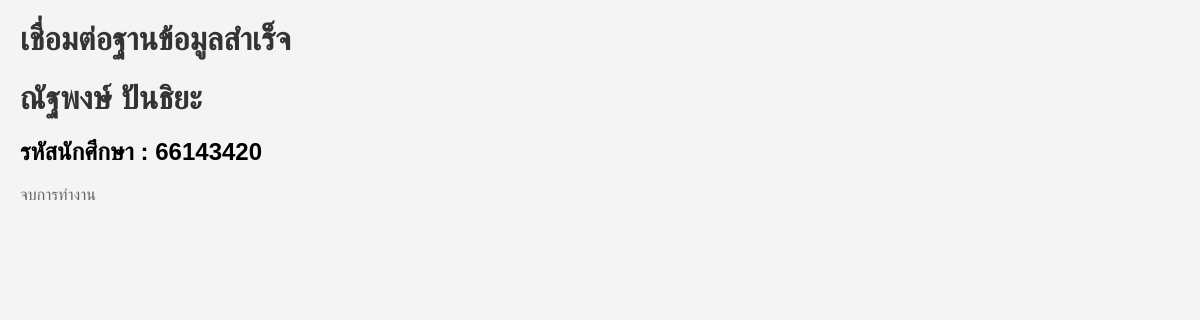
/SQL/zismaildev/dbconnect.php, run on an earlier commit of the app's database.
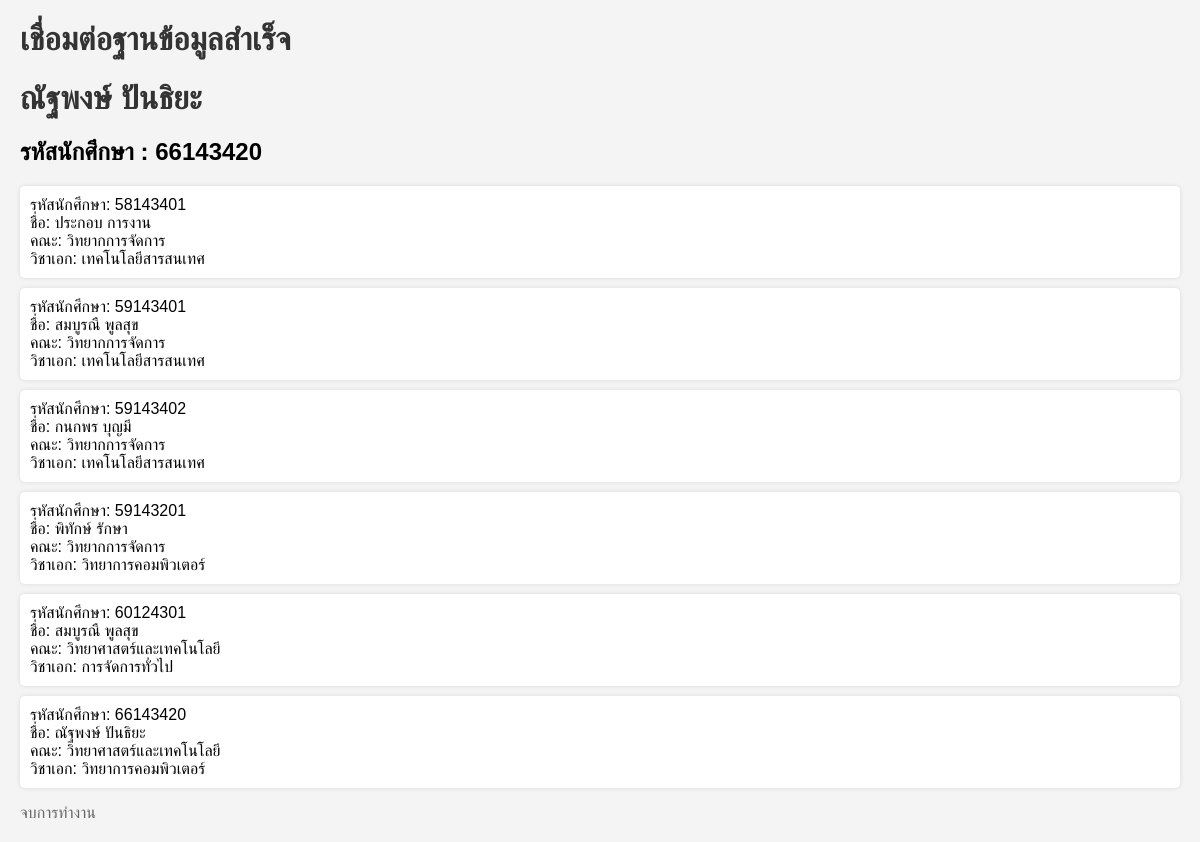
And on a later commit of the database.
### tables this page shows
CREATE TABLE IF NOT EXISTS `student420` (
  `Stu_id` char(8) NOT NULL,
  `Stu_name` varchar(30) NOT NULL,
  `Major_id` tinyint(3) NOT NULL,
  `Faculty_id` tinyint(1) NOT NULL,
  PRIMARY KEY (`Stu_id`)
);

CREATE TABLE IF NOT EXISTS `faculty420` (
  `faculty_id` int(4) NOT NULL,
  `faculty_name` varchar(50) DEFAULT NULL,
  PRIMARY KEY (`faculty_id`)
);

CREATE TABLE IF NOT EXISTS `major420` (
  `major_id` tinyint(1) NOT NULL,
  `major_name` varchar(30) DEFAULT NULL,
  PRIMARY KEY (`major_id`)
);

### SQL/zismaildev/dbconnect.php (the view, shortened to what this page needs)
<!DOCTYPE html>
<html lang="en">
<head>
    <link rel="stylesheet" href="style.css">
</head>
<body>
<?php
    $con = mysqli_connect("localhost", "root", "", "registration420") or die("เกิดข้อผิดพลาดเกิดขึ้น");
    if ($con) {
        echo "<h1>เชื่อมต่อฐานข้อมูลสำเร็จ</h1>";
        echo "<h1>ณัฐพงษ์ ปันธิยะ</h1>";
        echo "<h2>รหัสนักศึกษา : 66143420</h2>";
    }
    mysqli_set_charset($con, 'utf8');
    $sql = "SELECT s.stu_id, s.stu_name, s.major_id, m.major_name, s.faculty_id, f.faculty_name FROM student420 s INNER JOIN major420 m ON s.major_id = m.major_id INNER JOIN faculty420 f ON s.Faculty_id = f.faculty_id;";
    $result = mysqli_query($con, $sql);
    while ($dbarray = mysqli_fetch_array($result)) {
        echo '<div class="product">';
        echo "รหัสนักศึกษา: " . $dbarray['stu_id'] . "<br>ชื่อ: " . $dbarray['stu_name'] .  "<br>คณะ: " . $dbarray['faculty_name'] . "<br>วิชาเอก: " . $dbarray['major_name'] ;
        echo '</div>';
    }
    echo "<p>จบการทำงาน</p>";
?>
</body>
</html>

### SQL/zismaildev/style.css (style rules this page uses)
body { padding: 0; font-family: Arial, sans-serif; background-color: #f4f4f4; margin: 20px; }
h1 { color: #333; }
p { color: #666; }
.product { background-color: #fff; padding: 10px; margin-bottom: 10px; border-radius: 5px; box-shadow: 0 0 5px rgba(0, 0, 0, 0.1); }

What changed in the data, as far as the page shows it:
added student420: Stu_id "58143401", Stu_name "ประกอบ การงาน", Faculty.faculty_name "วิทยากการจัดการ", Major.major_name "เทคโนโลยีสารสนเทศ"
added student420: Stu_id "59143401", Stu_name "สมบูรณื พูลสุข", Faculty.faculty_name "วิทยากการจัดการ", Major.major_name "เทคโนโลยีสารสนเทศ"
added student420: Stu_id "59143402", Stu_name "กนกพร บุญมี", Faculty.faculty_name "วิทยากการจัดการ", Major.major_name "เทคโนโลยีสารสนเทศ"
added student420: Stu_id "59143201", Stu_name "พิทักษ์ รักษา", Faculty.faculty_name "วิทยากการจัดการ", Major.major_name "วิทยาการคอมพิวเตอร์"
added student420: Stu_id "60124301", Stu_name "สมบูรณื พูลสุข", Faculty.faculty_name "วิทยาศาสตร์และเทคโนโลยี", Major.major_name "การจัดการทั่วไป"
added student420: Stu_id "66143420", Stu_name "ณัฐพงษ์ ปันธิยะ", Faculty.faculty_name "วิทยาศาสตร์และเทคโนโลยี", Major.major_name "วิทยาการคอมพิวเตอร์"
